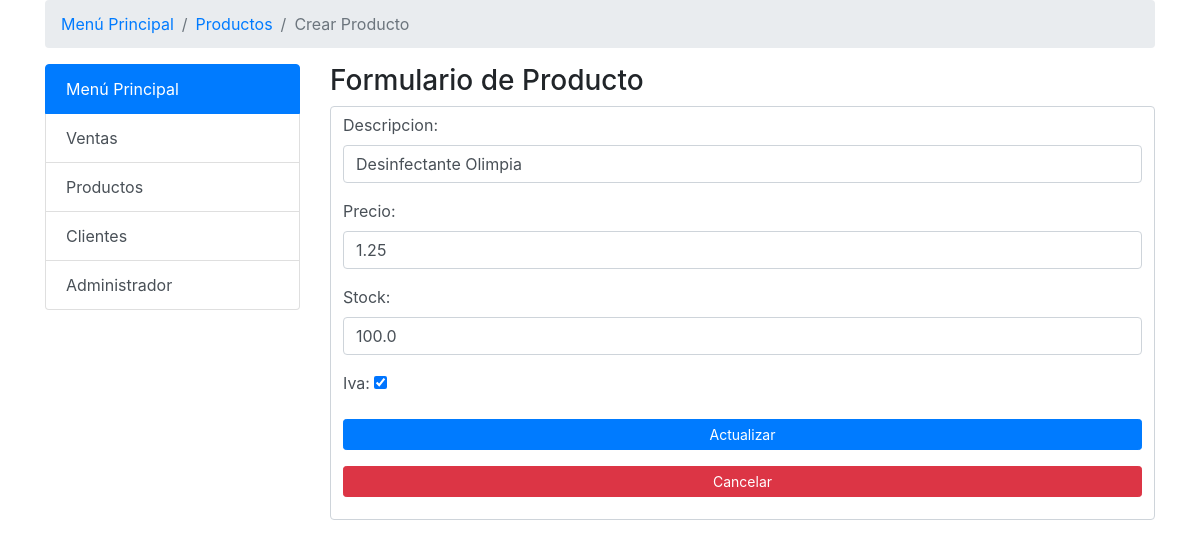
Page /editarProducto/2/ on the committed database.
### appModelos/models.py (models this page shows, shortened)
class Producto(models.Model):
    descripcion = models.CharField(max_length=100)
    precio = models.FloatField(default=0)
    stock = models.FloatField(default=0)
    iva = models.BooleanField(default=True)
    class Meta:
        verbose_name = 'Producto'
        verbose_name_plural = 'Productos'

### appModelos/views.py (the view)
# urls.py: path('editarProducto/<int:id>/',editarProducto, name='editarProducto'),#EDITAR PRODUCTO
def editarProducto(request, id):
    opciones = {'menu': 'Menú Principal','venta': 'Ventas', 'producto': 'Productos',
                'cliente': 'Clientes', 'administrar': 'Administrador', 'accion': 'Actualizar'}
    producto = Producto.objects.get(id=id)
    if request.method == 'GET':
        form = ProductoForm(instance=producto)
        opciones['form'] = form
    else:
        form = ProductoForm(request.POST, instance=producto)
        if form.is_valid():
            form.save()
            return redirect('listarProducto')
    return render(request, 'formularioProducto.html', opciones)

### appModelos/forms.py
class ProductoForm(forms.ModelForm):
    class Meta:
        model = Producto
        fields = ('descripcion',
                  'precio',
                  'stock',
                  'iva')
        label = {
            'descripcion': 'Nombre Producto',
            'precio': 'Precio',
            'stock': 'Stock',
            'iva':'Iva'}
        widgets={
            'descripcion':forms.TextInput(
                attrs={
                    'class':'form-control'
                }
            ),
            'precio': forms.TextInput(
                attrs={
                    'type':'number',
                    'step':'any',
                    'value':'0',
                    'class': 'form-control'
                }
            ),
            'stock': forms.TextInput(
                attrs={
                    'class': 'form-control',
                    'type':'number'
                }
            ),
            'iva': forms.CheckboxInput(
                attrs={
                    'class': 'field-iva'
                }
            )
        }

### templates/formularioProducto.html (shortened to what this page needs)
<!DOCTYPE html>
<html lang="es">
<head>
    {% load static %}
    <link href="{% static 'bootstrap/css/bootstrap.min.css' %}" rel="stylesheet">
</head>
<body>
    <div class="container">
        <nav aria-label="breadcrumb">
            <ol class="breadcrumb">
                <li class="breadcrumb-item"><a href="{%url 'index'%}">{{menu}}</a></li>
                <li class="breadcrumb-item " aria-current="page"><a href="{%url 'listarProducto'%}">{{producto}}</a></li>
                <li class="breadcrumb-item active" aria-current="page">Crear Producto</li>
            </ol>
        </nav>
    </div>
    <div class="container">
        <div class="row">
            <div class="col-md-3">
                <div class="list-group">
                    <a href="" class="list-group-item list-group-item-action active">
                      {{menu}}
                    </a>
                    <a href="/venta" class="list-group-item list-group-item-action">{{venta}}</a>
                    <a href="/producto" class="list-group-item list-group-item-action">{{producto}}</a>
                    <a href="/cliente" class="list-group-item list-group-item-action">{{cliente}}</a>
                    <a href="/admin" class="list-group-item list-group-item-action ">{{administrar}}</a>
                </div>
            </div>
            <div class="col-md-9">
                <h3>Formulario de Producto</h3>
                <form class="form-control" action="" method="post">
                    {% csrf_token %} {{ form.as_p }}
                    <div class="form-group">
                        <button class="btn btn-primary btn-sm btn-lg btn-block" type="submit">{{accion}}</button>
                    </div>
                    <div class="form-group">
                        <a href="{% url 'listarProducto'%}" class="btn btn-danger btn-sm btn-lg btn-block">Cancelar</a>
                    </div>
                </form>
            </div>
        </div>
    </div>
</body>
</html>

### rows in the picture
Producto: descripcion "Desinfectante Olimpia", precio "1.25", stock "100.0", iva "☑"

### other values in the picture
{{ menu }} "Menú Principal"
{{ producto }} "Productos"
{{ venta }} "Ventas"
{{ cliente }} "Clientes"
{{ administrar }} "Administrador"
{{ accion }} "Actualizar"
